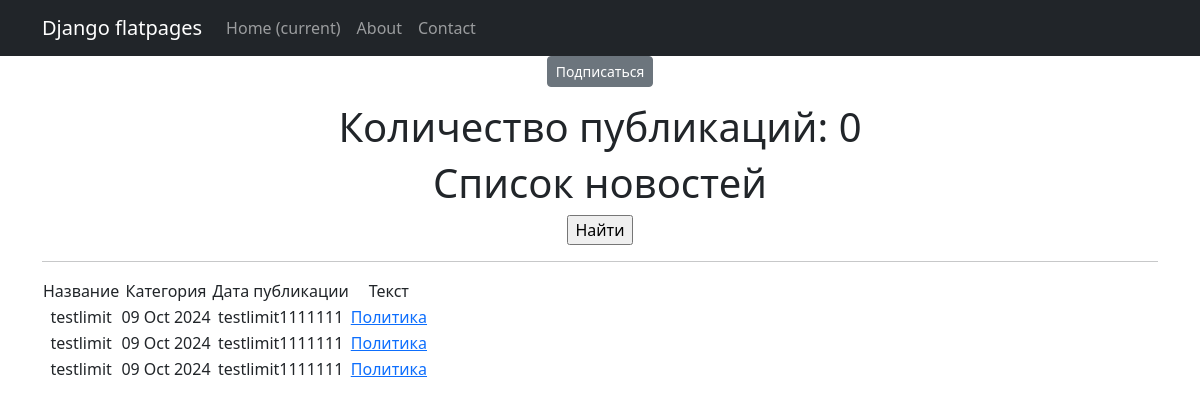
Page /post/categories/1 on the earlier database version.
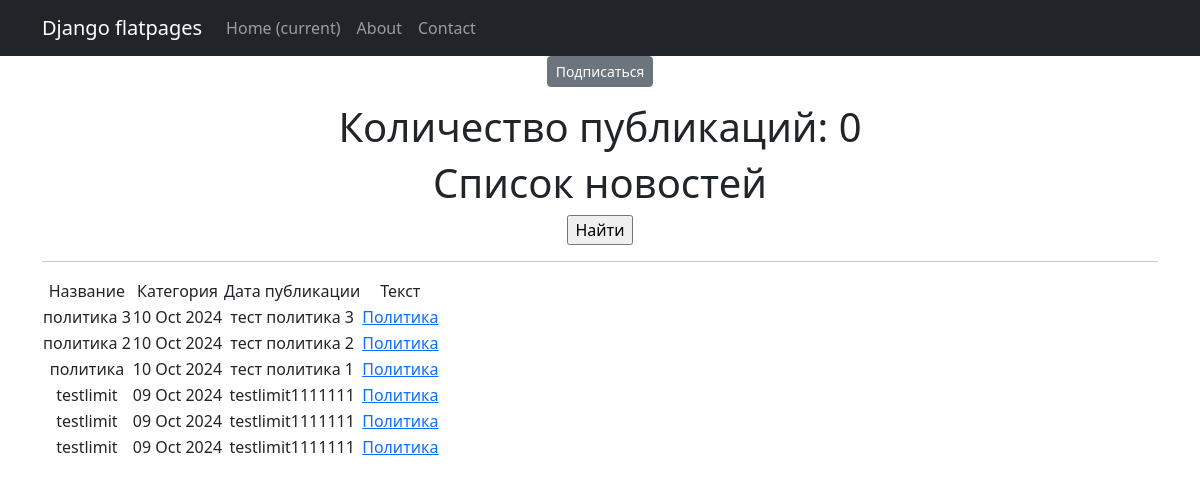
Same page on the later database version.
### news/models.py (models this page shows, shortened)
class Post(models.Model):
    article = 'AR'
    news = 'NE'
    POSITIONS = [
        (article, 'Статья'),
        (news, 'Новость')
    ]
    author = models.ForeignKey(Author, on_delete=models.CASCADE)
    post_type = models.CharField(max_length=2, choices=POSITIONS, default=news)
    time_post = models.DateTimeField(auto_now_add=True)
    category = models.ManyToManyField(Category, through='PostCategory')
    title = models.CharField(max_length=255)
    text = models.TextField()
    rating = models.IntegerField(default=0)

class Category(models.Model):
    name = models.CharField(max_length=50, unique=True)
    subscribers = models.ManyToManyField(User, blank=True, null=True, related_name='categories')
    def __str__(self):
        return self.name.title()

### news/views.py (the view)
# urls.py: path('categories/<int:pk>', CategoryListView.as_view(), name='category_list'),
class CategoryListView(ListView):
    model = Post
    template_name = 'flatpages/category_list.html'
    context_object_name = 'category_post_list'
    def get_queryset(self):
        self.category = get_object_or_404(Category, id=self.kwargs['pk'])
        queryset = Post.objects.filter(category=self.category).order_by('-time_post')
        return queryset
    def get_context_data(self, **kwargs):
        context = super().get_context_data(**kwargs)
        context['is_not_subscriber'] = self.request.user not in self.category.subscribers.all()
        context['category'] = self.category
        return context

### templates/flatpages/category_list.html (shortened to what this page needs)
{% extends 'flatpages/default.html' %}
{% load custom_filters %}
{% block content %}
    {% if is_not_subscriber %}
        <p class="text-center"><a href="{%url 'subscribe' category.id %}" class="btn btn-secondary btn-sm">Подписаться</a></p>
    {% endif %}
<h1>Количество публикаций: {{ posts|length }} </h1>
    <h1>Список новостей</h1>
    <form action="" method="get">
       <input type="submit" value="Найти" />
    </form>
    <hr>
    {% if category_post_list %}
        <table>
            <tr>
                <td>Название</td>
                <td>Категория</td>
                <td>Дата публикации</td>
                <td>Текст</td>
            </tr>
            {% for post in category_post_list %}
            <tr>
                <td>{{ post.title }}</td>
                <td>{{ post.time_post|date:'d M Y' }}</td>
                <td>{{ post.text|truncatechars:20 }}</td>
                <td>{% for category in post.category.all %}
                        <a href="{% url 'category_list' category.id %}">{{ category }}</a>
                    {% endfor %}
                </td>
            </tr>
            {% endfor %}
        </table>
    {% else %}
        <h2>Новостей нет! =( </h2>
    {% endif %}
{% endblock content %}

### templates/flatpages/default.html (shortened to what this page needs)
<!DOCTYPE html>
<html lang="en">
<head>
    {% load static %}
    <link href="{% static 'css/styles.css' %}" rel="stylesheet"/>
</head>
<body>
<nav class="navbar navbar-expand-lg navbar-dark bg-dark static-top">
   <div class="container">
       <a class="navbar-brand" href="#">Django flatpages</a>
       <div class="collapse navbar-collapse" id="navbarResponsive">
           <ul class="navbar-nav ml-auto">
               <li class="nav-item active">
                   <a class="nav-link" href="#">Home
                       <span class="sr-only">(current)</span>
                   </a>
               </li>
               <li class="nav-item">
                   <a class="nav-link" href="/about/">About</a>
               </li>
               <li class="nav-item">
                   <a class="nav-link" href="/contacts/">Contact</a>
               </li>
           </ul>
       </div>
   </div>
</nav>
<div class="container">
    <div class="row">
        <div class="col-lg-12 text-center">
            {% block content %}
            {% endblock content %}
        </div>
    </div>
</div>
</body>
</html>

Differences in the rows shown:
added Post: title "политика 3", time_post "10 Oct 2024", text "тест политика 3", Category (name "Политика")
added Post: title "политика 2", time_post "10 Oct 2024", text "тест политика 2", Category (name "Политика")
added Post: title "политика", time_post "10 Oct 2024", text "тест политика 1", Category (name "Политика")
